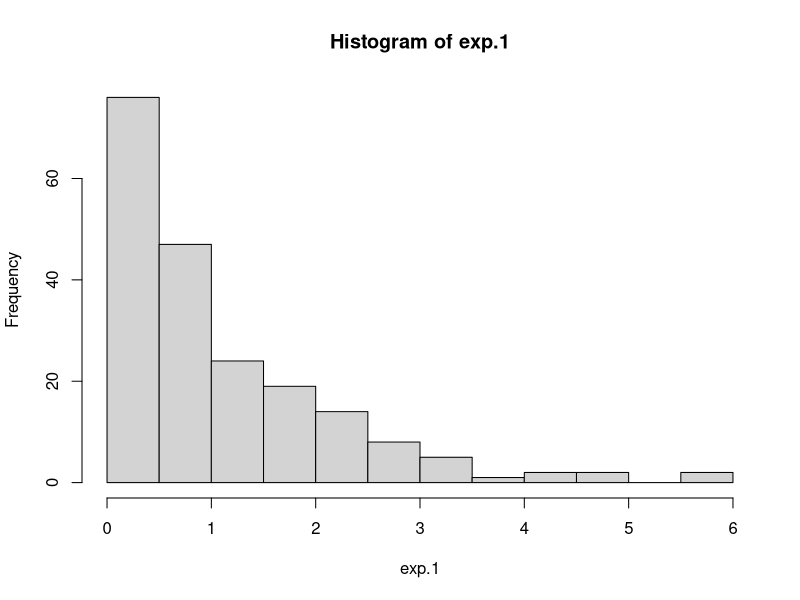
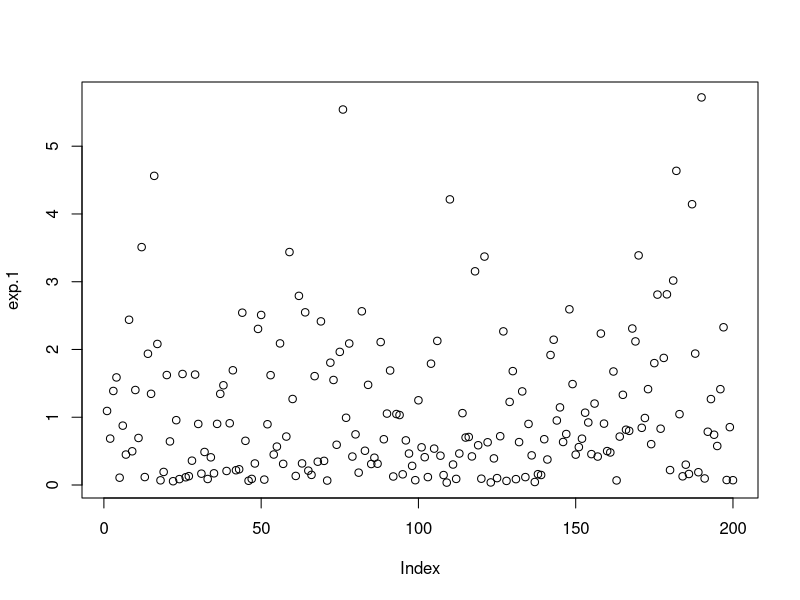
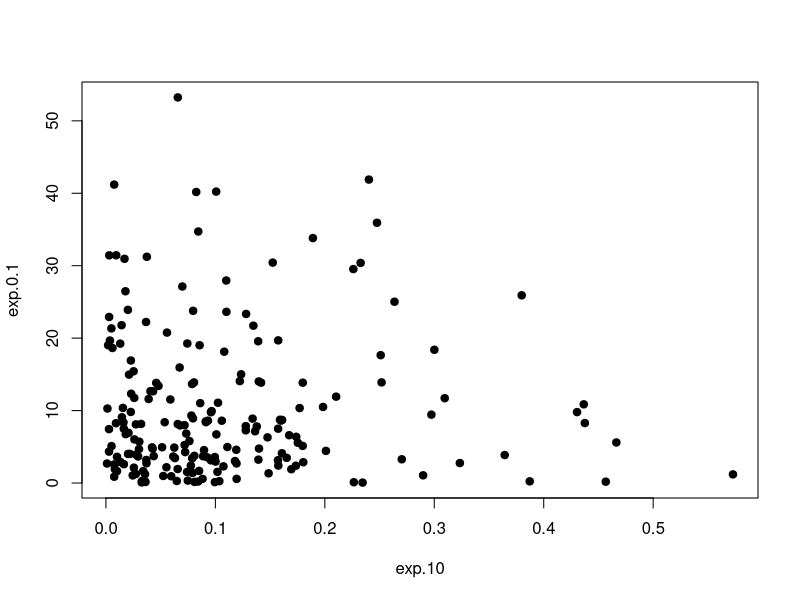
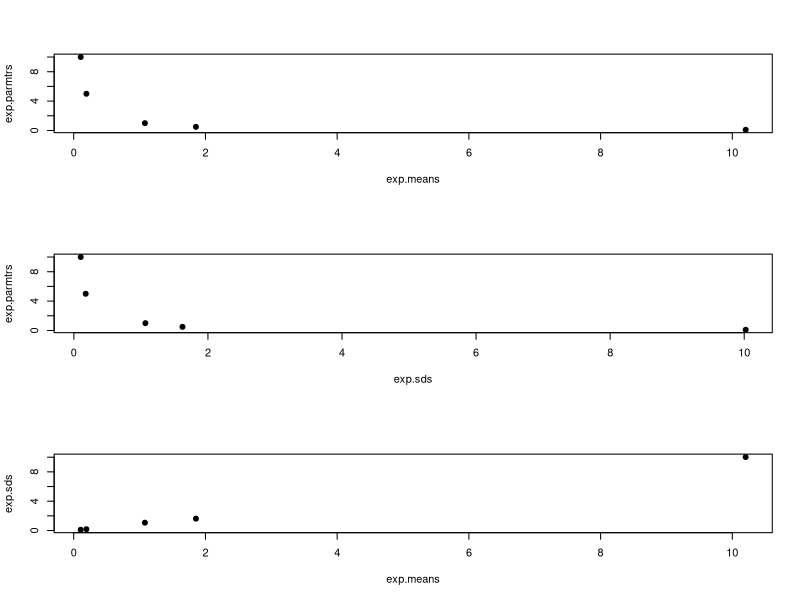
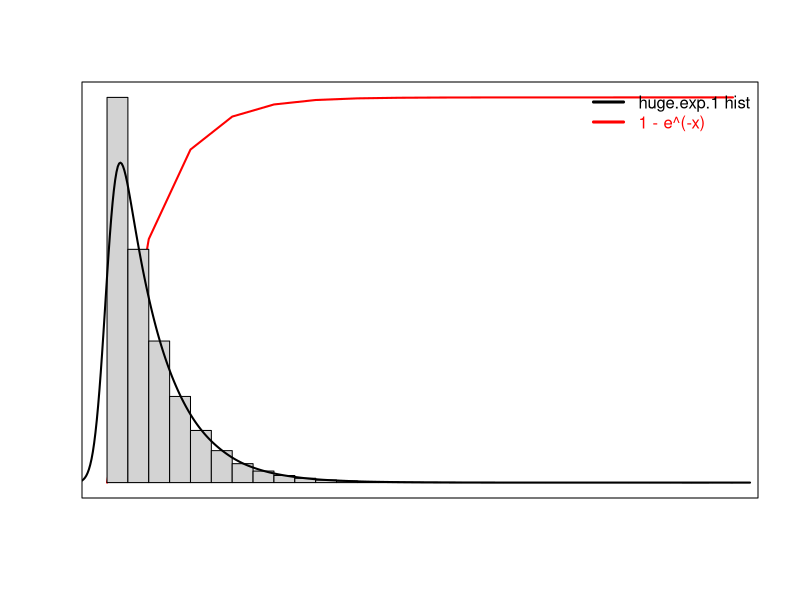
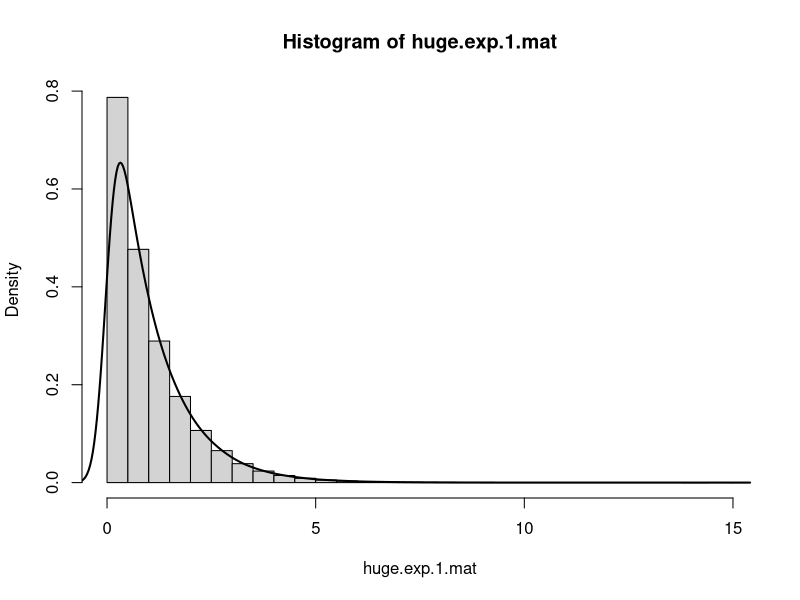
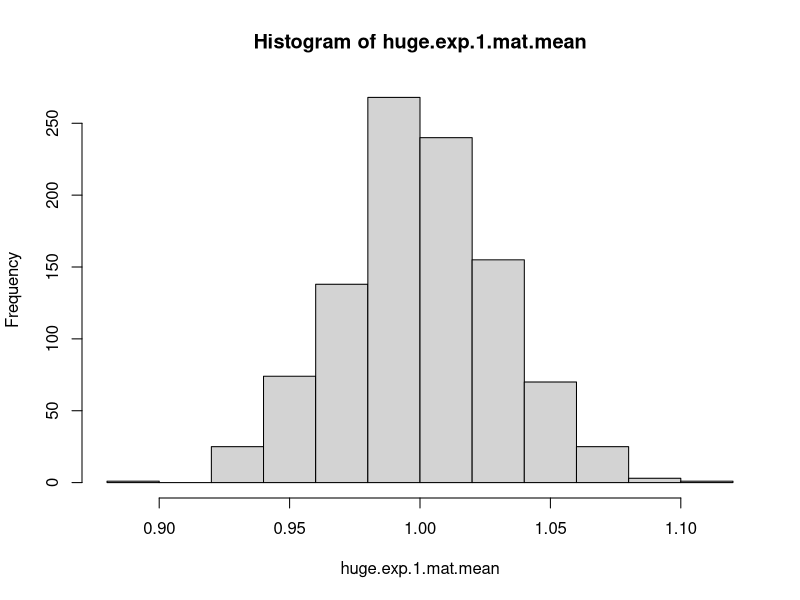

R code for these plots, in order:
#   Задание 1
#################################
#Сгенерируйте 200 случайных значений из стандартного экспоненциального распределения и сохраните в вектор exp.1. Найдите среднее и стандартное отклонение из данных этого вектора.

exp.1 <- rexp(n = 200)
mean(exp.1)
sd(exp.1)
#Повторите, использовав следующие значения параметра λ: 0.1, 0.5, 5, 10, и сохраните результаты в векторы: exp.0.1, exp.0.5, exp.5, exp.10.

exp.0.1 <- rexp(n = 200, rate = 0.1)
exp.0.5 <- rexp(n = 200, rate = 0.5)
exp.5 <- rexp(n = 200, rate = 5)
exp.10 <- rexp(n = 200, rate = 10)
#Используйте функцию hist() для построения гистограммы полученного ранее стандартного распределения.
#Используйте функцию plot() с тем же самым вектором для построения графика значений в порядке следования.

hist(exp.1)
plot(exp.1)
#Используйте функцию plot() с любыми двумя полученными ранее векторами, чтобы получить диаграмму рассеяния (scatterplot) этих векторов относительно друг друга.

plot(exp.10, exp.0.1, bg = "black", pch = 21)
#Теперь сравним свойства всех наших векторов. Для начала создадим вектор, содержащий средние значения каждого из 5 полученных ранее распределений в порядке их создания. Полученный вектор сохраним в переменную exp.means.

exp.means <- c(mean(exp.1), mean(exp.0.1), mean(exp.0.5), mean(exp.5), mean(exp.10))
#Далее необходимо создать следующие диаграммы рассеяния:
#Вектор с пятью средними относительно каждого из пяти векторов с различными значениями λ.
#Вектор с пятью стандартными отклонениями относительно каждого из пяти векторов с различными значениями λ.
#Вектор с пятью средними относительно вектора с пятью стандартными отклонениями.
exp.parmtrs <- c(1, 0.1, 0.5, 5, 10)
exp.sds <- c(sd(exp.1), sd(exp.0.1), sd(exp.0.5), sd(exp.5), sd(exp.10))

par(mfrow = c(3, 1))
plot(exp.means, exp.parmtrs, bg = "black", pch = 21)
plot(exp.sds, exp.parmtrs, bg = "black", pch = 21)
plot(exp.means, exp.sds, bg = "black", pch = 21)
#Для каждого графика, поясните увиденное.

#Выводы: значения параметров λ обратно пропорциональны среднему и стандартному отклонению экспоненциального распределения, графики зависимостей λ от mean и sd для экспоненциального распределения представляют собой экспоненту. sd и mean прямо пропорциональны и имеют прямолинейную зависимость

par(mfrow = c(1, 1))
#   Задание 2
#################################
#Для демонстрации сгенерируйте 1100000 (1 млн. 100 тысяч) чисел из стандартного экспоненциального распределения и сохраните их в вектор huge.exp.1. Получите среднее и стандартное отклонение.

huge.exp.1 <- rexp(1100000)
huge.exp.1.mean <- mean(huge.exp.1)
huge.exp.1.sd <- sd(huge.exp.1)
print(huge.exp.1.mean)
print(huge.exp.1.sd)
#Получите гистограмму huge.exp.1. Она соответствует функции 1 - e:^(-x)? Должна ли?

plot(0:15, type = "l", 1 - exp(-(0:15)), lwd = 2, main = "", xlab = "", ylab = "", yaxt = "n", xaxt = "n", col = "red")
par(new = TRUE)
hist(huge.exp.1, prob = TRUE, main = "", xlab = "", ylab = "", yaxt = "n", xaxt = "n")
lines(density(huge.exp.1, adjust = 5), lwd = 2)
legend("topright", col = c("black", "red"), lty = 1, lwd = 3, bty = "n",
       legend = c("huge.exp.1 hist", "1 - e^(-x)"), text.col = c("black", "red"))
#Полученный график распределения случайной величины не соответствует графику соответствующей функции распределения и не должен, т.к. в 1 случае - распределение случайной величины по экспоненциальному закону, а во втором - функция

#Получите среднее всех чисел из huge.exp.1 строго больших 1. Для проверки выборки может потребоваться новый вектор.

mean(huge.exp.1[huge.exp.1 > 1])
#Получите матрицу huge.exp.1.mat, содержащую 1100 строк и 1000 колонок. Постройте гистограмму, использовав полученную матрицу. Что можно сказать о полученных данных?

huge.exp.1.mat <- matrix(huge.exp.1, 1100, 1000)
hist(huge.exp.1.mat, prob = TRUE)
lines(density(huge.exp.1.mat, adjust = 5), lwd = 2)
#Вид гистограммы совпадает с полученной из вектора

#Рассчитайте среднее 137-й колонки из huge.exp.1.mat

colMeans(huge.exp.1.mat)[137]
#Найдите среднее всей 1000 колонок и сохраните их в вектор. Отобразите диаграмму средних зннчений колонок. Объясните почему форма диаграммы отличается от виденных ранее

huge.exp.1.mat.mean <- colMeans(huge.exp.1.mat)
hist(huge.exp.1.mat.mean)
#Рассчитайте квадрат каждого значения из huge.exp.1 и найдите среднее и стандартное отклонение полученного вектора квадратов. Объясните отличие от соответствующих показателей вектора huge.exp.1.

huge.exp.1.square <- huge.exp.1 ^ 2
huge.exp.1.square.mean <- mean(huge.exp.1.square)
huge.exp.1.square.sd <- sd(huge.exp.1.square)
print(huge.exp.1.square.mean)
print(huge.exp.1.square.sd)

huge.exp.1.square.mean - huge.exp.1.mean
#По формуле среднего - чем больше сумма всех элементов, тем больше значение среднего, количество элементов остается прежним
huge.exp.1.square.sd - huge.exp.1.sd
#Значение среднего векторов квадратов больше (см. выше): из-за этого и из-за отличающихся от обычных значений вектора элементов x прослеживается ощутимая разница в результатах
